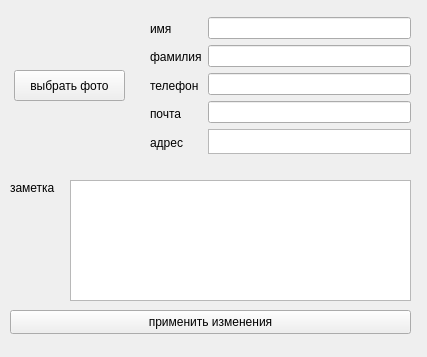
<?xml version="1.0" encoding="UTF-8"?>
<ui version="4.0">
 <class>editContact</class>
 <widget class="QWidget" name="editContact">
  <property name="geometry">
   <rect>
    <x>0</x>
    <y>0</y>
    <width>427</width>
    <height>357</height>
   </rect>
  </property>
  <property name="minimumSize">
   <size>
    <width>427</width>
    <height>357</height>
   </size>
  </property>
  <property name="maximumSize">
   <size>
    <width>427</width>
    <height>357</height>
   </size>
  </property>
  <property name="windowTitle">
   <string>edit contact window</string>
  </property>
  <widget class="QLabel" name="note_label">
   <property name="geometry">
    <rect>
     <x>10</x>
     <y>180</y>
     <width>60</width>
     <height>16</height>
    </rect>
   </property>
   <property name="text">
    <string>заметка</string>
   </property>
  </widget>
  <widget class="QLabel" name="photo">
   <property name="geometry">
    <rect>
     <x>10</x>
     <y>10</y>
     <width>121</width>
     <height>151</height>
    </rect>
   </property>
   <property name="styleSheet">
    <string notr="true">QLabel {background-color: rgb(205, 205, 205)};</string>
   </property>
   <property name="text">
    <string/>
   </property>
  </widget>
  <widget class="QPushButton" name="editButton">
   <property name="geometry">
    <rect>
     <x>10</x>
     <y>310</y>
     <width>401</width>
     <height>24</height>
    </rect>
   </property>
   <property name="text">
    <string>применить изменения</string>
   </property>
  </widget>
  <widget class="QWidget" name="layoutWidget">
   <property name="geometry">
    <rect>
     <x>150</x>
     <y>10</y>
     <width>261</width>
     <height>151</height>
    </rect>
   </property>
   <layout class="QGridLayout" name="gridLayout">
    <item row="0" column="0">
     <layout class="QVBoxLayout" name="verticalLayout">
      <item>
       <widget class="QLabel" name="name_label">
        <property name="text">
         <string>имя</string>
        </property>
       </widget>
      </item>
      <item>
       <widget class="QLabel" name="surname_label">
        <property name="text">
         <string>фамилия</string>
        </property>
       </widget>
      </item>
      <item>
       <widget class="QLabel" name="phone_label">
        <property name="text">
         <string>телефон</string>
        </property>
       </widget>
      </item>
      <item>
       <widget class="QLabel" name="email_label">
        <property name="text">
         <string>почта</string>
        </property>
       </widget>
      </item>
      <item>
       <widget class="QLabel" name="adress_label">
        <property name="text">
         <string>адрес</string>
        </property>
       </widget>
      </item>
     </layout>
    </item>
    <item row="0" column="1">
     <layout class="QVBoxLayout" name="verticalLayout_2">
      <item>
       <widget class="QLineEdit" name="name_edit"/>
      </item>
      <item>
       <widget class="QLineEdit" name="surname_edit"/>
      </item>
      <item>
       <widget class="QLineEdit" name="phone_edit"/>
      </item>
      <item>
       <widget class="QLineEdit" name="email_edit"/>
      </item>
      <item>
       <widget class="QTextEdit" name="adress_edit">
        <property name="maximumSize">
         <size>
          <width>16777215</width>
          <height>25</height>
         </size>
        </property>
       </widget>
      </item>
     </layout>
    </item>
   </layout>
  </widget>
  <widget class="QPushButton" name="set_image">
   <property name="geometry">
    <rect>
     <x>14</x>
     <y>70</y>
     <width>111</width>
     <height>31</height>
    </rect>
   </property>
   <property name="text">
    <string>выбрать фото</string>
   </property>
  </widget>
  <widget class="QTextEdit" name="note_edit">
   <property name="geometry">
    <rect>
     <x>70</x>
     <y>180</y>
     <width>341</width>
     <height>121</height>
    </rect>
   </property>
  </widget>
 </widget>
 <resources/>
 <connections/>
</ui>
